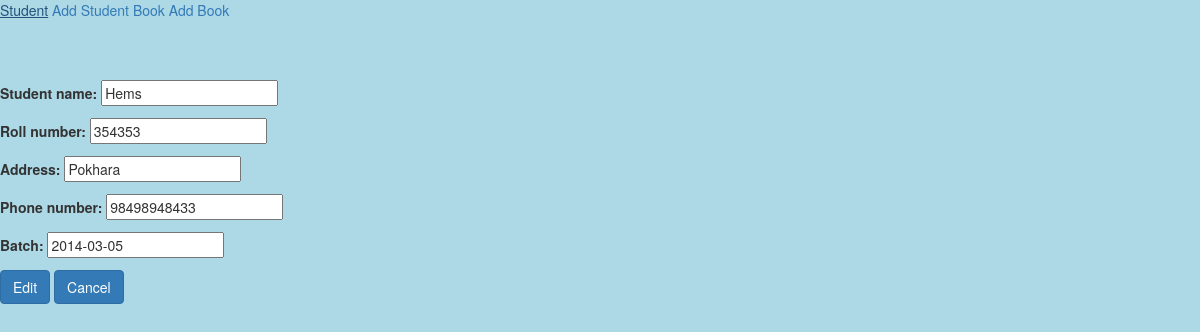
/admin-dash/update/4/ (signed in), run on the app's committed database.
### libraryapp/models.py (models this page shows, shortened)
class Student(models.Model):
    student_name = models.CharField(max_length=30, blank=False)
    roll_number = models.IntegerField(blank=False)
    address = models.CharField(max_length=15, blank=False)
    phone_number = models.IntegerField(blank=False)
    batch = models.DateField()

### libraryapp/views.py (the view)
class AdminUpdateView(LoginRequiredMixin, UpdateView):
    login_url = '/'
    template_name = 'student/adminupdate.html'
    model = Student
    form_class = StudentForm
    success_url = '/admin-dash/read/'

### libraryapp/forms.py (shortened to what this page needs)
class StudentForm(forms.ModelForm):
    class Meta:
        model = Student
        fields = ['student_name', 'roll_number',
                  'address', 'phone_number', 'batch']

### templates/student/adminupdate.html (shortened to what this page needs)
{% extends '../base.html' %}
		{% block content %}
         <form method="POST">
         	 {{ form.as_p }}
         	<button class="btn btn-primary">Edit</button>
         	<a href="{% url 'libraryapp:adminread' %}" class="btn btn-primary">Cancel</a>
         </form>
   {% endblock %}

### data on the page
Student: student_name "Hems", roll_number "354353", address "Pokhara", phone_number "98498948433", batch "2014-03-05"
